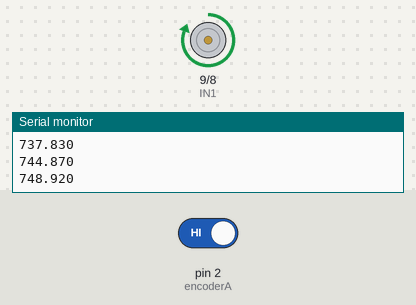
The sketch below on a simulated Arduino Uno, built with avr-gcc and run on an emulated ATmega328P. Parts: motor-driver pin pairs drawn as motors (green arrow = first pin HIGH = forward, orange = second pin HIGH = backward, longer = more drive, scaled by the enable pin), the last lines printed to the serial monitor. The inputs (shaded band) are chosen by the test bench; at power-on: pin 2 (encoderA) HIGH.

Above: at 2.5 s.
At 7.5 s:
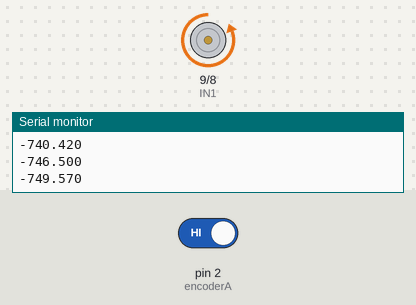
Timing chart, 0 to 13.0 s (numbered marks = the images above):
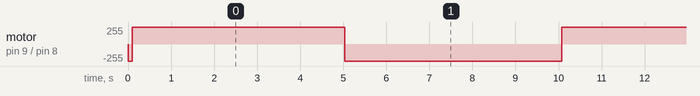

Measured:
- by itself, motor on pin 9 (IN1) / pin 8 (IN2): repeats every 10.0 s: forward 255/255 4.9 s, backward 255/255 5.0 s

The sketch:

part3_Bang_Bang.ino
```cpp
//Code for Lab 5 part 3 bang-bang controller following sine wave setpoint
//Callie Branyan 5/13/2019

//Initialize pins
//Channel A needs to be on interrupt pin 2
const int encoderA = 2;
const int encoderB = 4;
int ENA = 10;
int IN1 = 9;
int IN2 = 8;

//Initialize variables
int ticks = 0;
unsigned long timer;
float Setpoint = 0.0;

void setup() {

Serial.begin(9600);

pinMode(encoderA, INPUT);
pinMode(encoderB, INPUT);
pinMode(ENA, OUTPUT);
pinMode(IN1, OUTPUT);
pinMode(IN2, OUTPUT);

//If seeing signal on Channel A, jump to interrupt to count ticks
attachInterrupt(digitalPinToInterrupt(encoderA), tick_counts, RISING);
}

void loop() {

timer = millis();

//Setpoint is sine wave with 750 tick amplitude and a frequency of 0.1Hz with time in seconds
  Setpoint = 750*sin(2*3.14*0.1*timer/1000);

//Start motor at full speed
  analogWrite(ENA, 255);

  //Serial.print("Ticks = ");
  Serial.print(Setpoint);
  Serial.println(ticks);


  if(ticks >= Setpoint)  {
    digitalWrite(IN1, LOW);
    digitalWrite(IN2, HIGH);
  }
  else  {
    digitalWrite(IN1, HIGH);
    digitalWrite(IN2, LOW);
  }
delay(100);

}

//function for counting ticks depending on state of Encoder Channel B
//Based on a check on an initial guess, my Channel B is HIGH when turning the shaft CW and low when turning CCW
void tick_counts() {
  if(digitalRead(encoderB) == HIGH)  {
    ticks = ticks - 1;
  }
  else {
    ticks = ticks + 1;
  }

}
```
